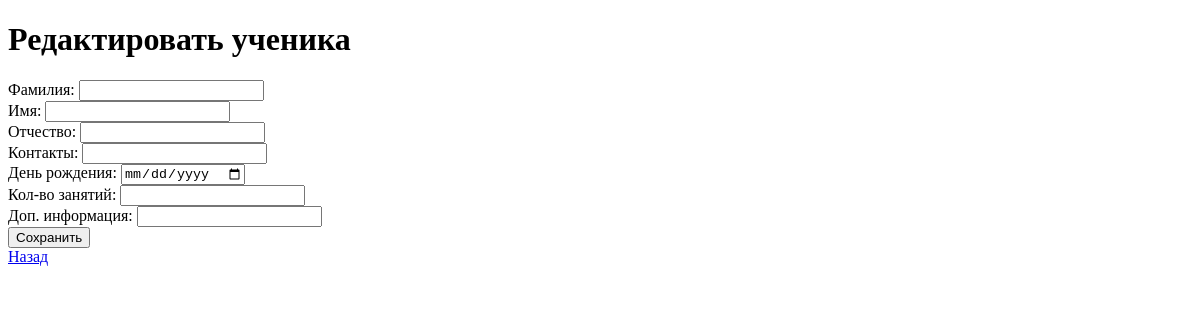
The page /students/edit/1 on the database as committed earlier.
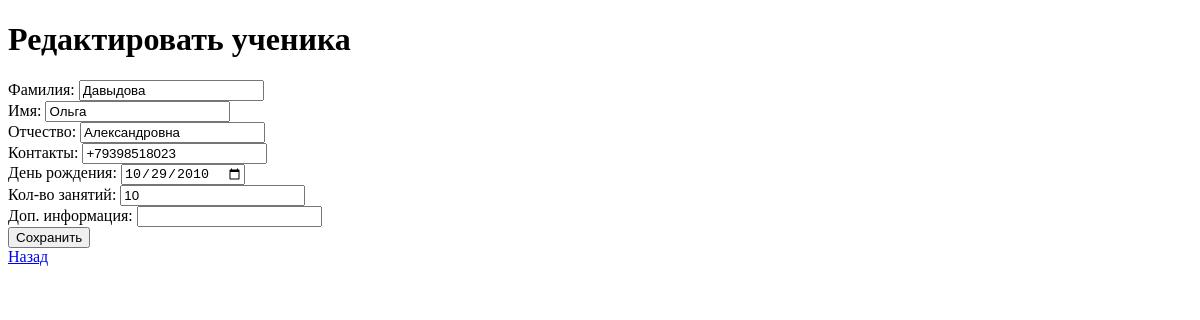
The same page on the database as committed later.
### tables this page shows
CREATE TABLE students
                   (
                       id INTEGER PRIMARY KEY AUTOINCREMENT,
                       first_name TEXT NOT NULL,
                       last_name TEXT NOT NULL,
                       middle_name TEXT,
                       contacts TEXT,
                       birthday TEXT,
                       lessons_count INTEGER,
                       additional_info TEXT,
                       creation_date TEXT
                   );

### app.py (the view, shortened to what this page needs)
@app.route("/students/edit/<int:student_id>", methods=["GET", "POST"])
def edit_student(student_id):
    student = db.get_student_by_id(student_id)
    return render_template("edit_student.html", student=student)

### database.py (called while the page is built)
def get_connection():
    conn = sqlite3.connect(DB_NAME)
    conn.row_factory = sqlite3.Row
    return conn

def get_student_by_id(student_id):
    conn = get_connection()
    student = conn.execute("SELECT * FROM students WHERE id=?", (student_id,)).fetchone()
    conn.close()
    return student

### templates/edit_student.html (shortened to what this page needs)
<!DOCTYPE html>
<html lang="ru">
<head>
</head>
<body>
<h1>Редактировать ученика</h1>
<form method="POST">
    Фамилия: <input type="text" name="last_name" value="{{ student.last_name }}" required><br>
    Имя: <input type="text" name="first_name" value="{{ student.first_name }}" required><br>
    Отчество: <input type="text" name="middle_name" value="{{ student.middle_name }}"><br>
    Контакты: <input type="text" name="contacts" value="{{ student.contacts }}"><br>
    День рождения: <input type="date" name="birthday" value="{{ student.birthday }}"><br>
    Кол-во занятий: <input type="number" name="lessons_count" value="{{ student.lessons_count }}"><br>
    Доп. информация: <input type="text" name="additional_info" value="{{ student.additional_info }}"><br>
    <button type="submit">Сохранить</button>
</form>
<a href="{{ url_for('students') }}">Назад</a>
</body>
</html>

Rows that differ between the two databases and show on the page:
added students: last_name "Давыдова", first_name "Ольга", middle_name "Александровна", contacts "+79398518023", birthday "10/29/2010", lessons_count "10"
